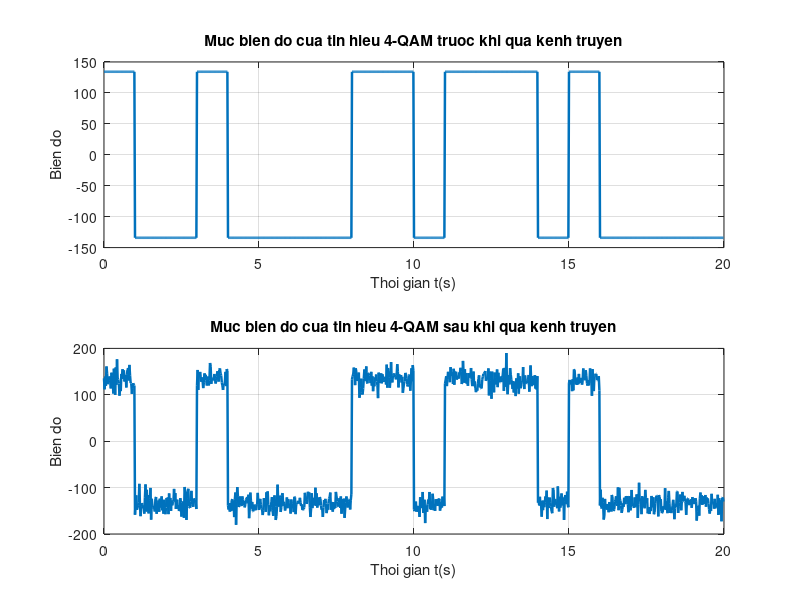
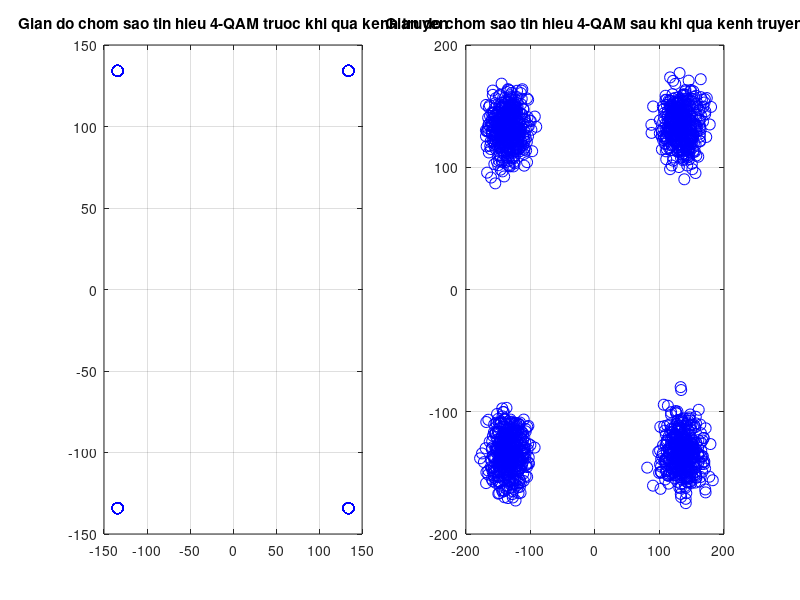
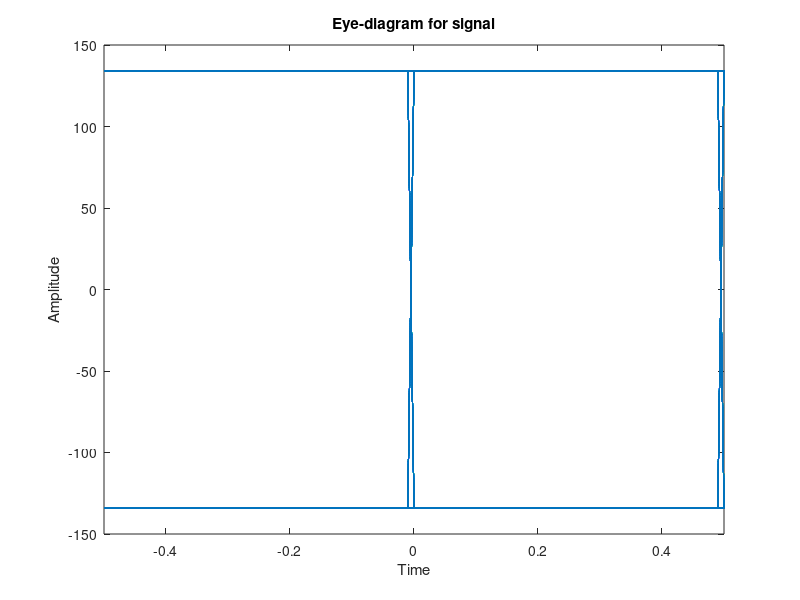
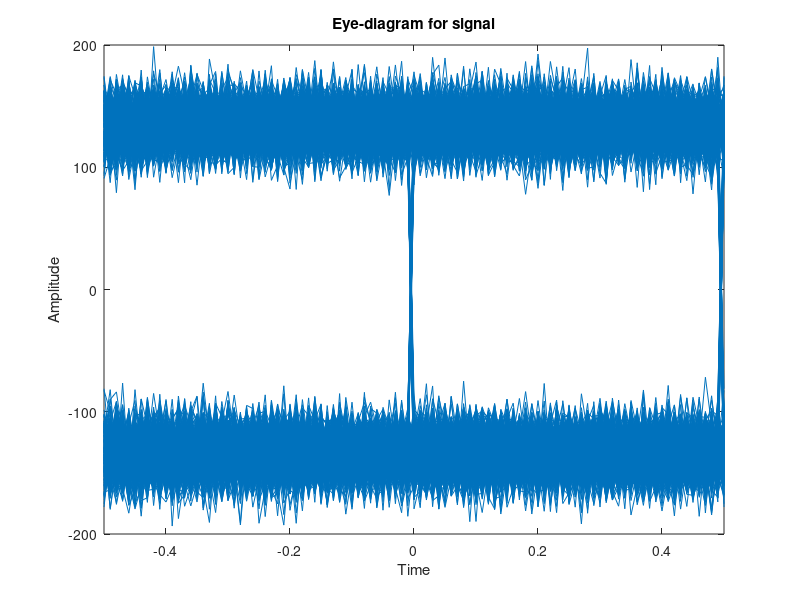

Source code (MATLAB) for these figures, in order:
% QAM
clear; clc; close all;

n_bits = 1800;
M = 4;
bit = randi([0 M-1], 1, n_bits);
dk = qammod(bit, M, 'gray');
Es = 9000;
Tsym = 1;
pulse_amp = sqrt(2*Es/Tsym);
phi0 = 0;
s_sym = dk .* exp(1i*phi0);
sps = 50;
st = repelem(s_sym, sps) * pulse_amp;

No = 9;
sps = 50;
fs = sps / Tsym;
noise_var = No*fs;
noise = sqrt(noise_var/2) * (randn(1, length(st)) + 1i*randn(1, length(st)));

rt = st + noise;
t = (0:length(st)-1)/fs;
nums_disp = 20;
ind_dis = 1:(nums_disp*sps);

figure;
subplot(2, 1, 1);
plot(t(ind_dis), real(st(ind_dis)), 'LineWidth', 1.8);
title('Muc bien do cua tin hieu 4-QAM truoc khi qua kenh truyen');
xlabel('Thoi gian t(s)');
ylabel('Bien do');
grid on;

subplot(2, 1, 2);
plot(t(ind_dis), real(rt(ind_dis)), 'LineWidth', 1.8);
title('Muc bien do cua tin hieu 4-QAM sau khi qua kenh truyen');
xlabel('Thoi gian t(s)');
ylabel('Bien do');
grid on;

% b
opt_samp_idx = sps/2:sps:length(st);
st_sample = st(opt_samp_idx);
rt_sample = rt(opt_samp_idx);
figure;
subplot(1, 2, 1);
plot(real(st_sample), imag(st_sample), 'bo', 'MarkerSize', 8);
title('Gian do chom sao tin hieu 4-QAM truoc khi qua kenh truyen');
grid on;

subplot(1, 2, 2);
plot(real(rt_sample), imag(rt_sample), 'bo', 'MarkerSize', 8);
title('Gian do chom sao tin hieu 4-QAM sau khi qua kenh truyen');
grid on;

% c
eyediagram(real(st), 2*sps, Tsym);
set(gcf, 'Name', 'Gian do mat tin hieu 4-QAM truoc khi qua kenh truyen');

eyediagram(real(rt), 2*sps, Tsym);
set(gcf, 'Name', 'Gian do mat tin hieu 4-QAM sau khi qua kenh truyen');
